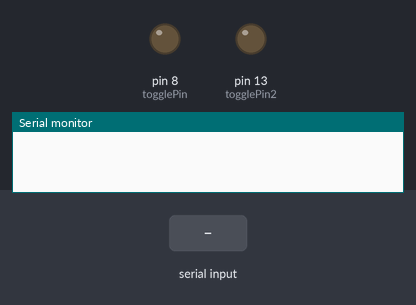
Bench run of a sketch on a simulated Arduino Uno, built with avr-gcc and run on an emulated ATmega328P. Shown: output pins drawn as LEDs (lit = HIGH), the last lines printed to the serial monitor. Dashed ring = blinking. The test bench sets the inputs (shaded band).

Above: at 0.9 s.
1.0 s: "123" received over Serial
At 2.15 s:
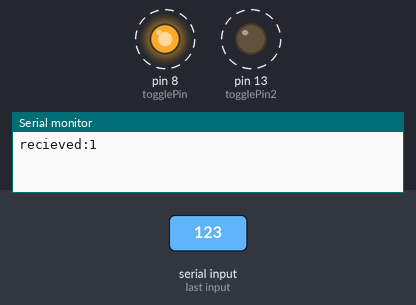
Timing chart, 0 to 8.4 s (numbered marks = the images above; inputs shaded):
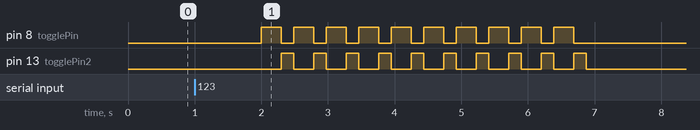

Measured:
- after the input at 1.0 s, pin 8 (togglePin): alternates HIGH for 0.30 s and LOW for 0.19 s, 20 changes in all, then stays LOW, starting after 1.0 s; pin 13 (togglePin2): alternates HIGH for 0.19 s and LOW for 0.30 s, 20 changes in all, then stays LOW, starting after 1.3 s

The sketch:

sketch_mar24a.ino
```cpp
String code = "";
String tempostr = "";
int tempo = 0;
float tempof = 0;
float beat = 0;
int beatint = 0;
int pulse_width = 300;
int togglePin = 8;
int togglePin2 = 13;
int count;
int repeats = 10;
void setup() {
  pinMode(togglePin,OUTPUT);
  pinMode(togglePin2, OUTPUT);
  digitalWrite(togglePin2,LOW);
  digitalWrite(togglePin,LOW);
	Serial.begin(115200);
  listen();
  int count = 0;
}
void loop() {
if(count<repeats){
  digitalWrite(togglePin,HIGH);
  digitalWrite(togglePin2,LOW);
   delay(pulse_width);
   digitalWrite(togglePin,LOW);
   digitalWrite(togglePin2,HIGH);
   delay(beatint-pulse_width);
   count += 1;
   if(count==repeats){
     digitalWrite(togglePin2,LOW);
   }
}
}
void listen(){
  while (!Serial.available());
    code = Serial.readString();
    if(code.substring(0,1) == "1"){
      digitalWrite(togglePin,HIGH);
      Serial.print("recieved:");
       Serial.print(code.substring(0,1));
    }
    else
    if(code.substring(0,1) == "0"){
      digitalWrite(togglePin,LOW);
      Serial.print("recieved:");
       Serial.print(code.substring(0,1));
    }
    else if(code.substring(0,3) == "123")
    {
      digitalWrite(togglePin,HIGH);
      Serial.print("recieved:");
       Serial.print(code.substring(0,3));

    }
    tempostr = code.substring(0,3);
    tempo = tempostr.toInt();
    tempof = float(tempo);
    beat = (60/tempof)*1000;
    beatint = int(beat);
}
```
